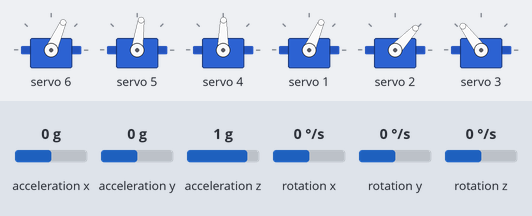
This sketch was run on a simulated Arduino Mega 2560, built with avr-gcc and run on an emulated ATmega2560. On the bench: 6 × servo. Wiring (inferred from the names in the program): MPU-6050 motion sensor at I2C address 0x68. The test bench sets the inputs (shaded band); at power-on: acceleration y 0 g, rotation x 0 °/s, acceleration x 0 g, acceleration z 1 g, rotation y 0 °/s, rotation z 0 °/s. What the sketch prints to the serial monitor is not drawn.

Above: at 12.8 s.
12.9 s: acceleration y set to -1.4 g
At 14.06 s:
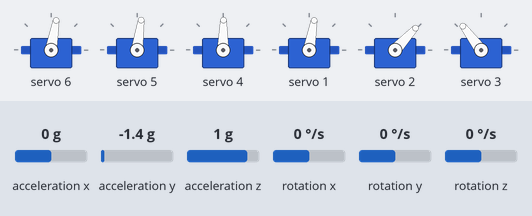
At 15.52 s:
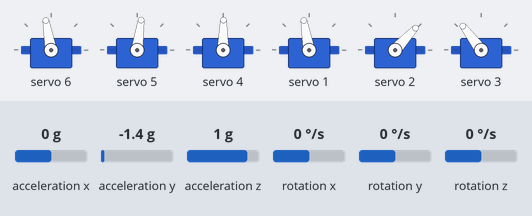
15.9 s: rotation x set to -192 °/s
At 17.9 s:
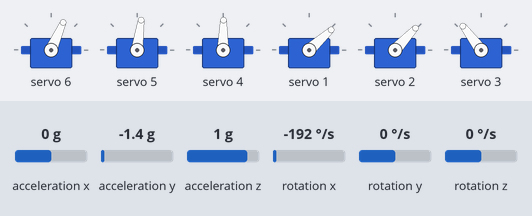
Timing chart, 0 to 19.4 s (numbered marks = the images above; inputs shaded):
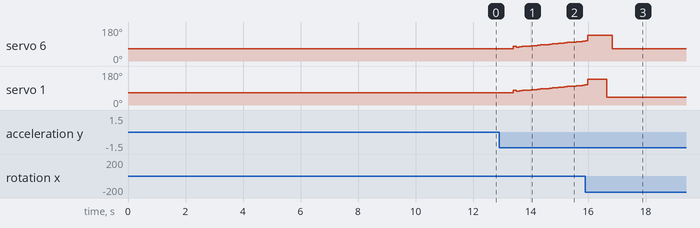

Measured:
- after the input at 12.9 s, servo 6, servo 1: 66° → 77° after 0.50 s, → 74° 0.10 s later, → 75° 0.10 s later, → 77° 0.10 s later, … (25 changes in this stretch)

The sketch:

BotV0.ino
```cpp
#include <Wire.h>
#include "data.h"


#define VBATPIN A9
#define ControllBattery 0

unsigned long CLOCK  = 4000;   //4000us = 250Hz

unsigned long currentTime = 0;

float Battery = 0.0;

Bot bot;

unsigned long temporizadorDreta = 0,temporizadorRecuperasio= 0;

int oneTime = 1;
void setup() {

  Serial.begin(57600);

  Wire.begin();                                                                  //Start I2C as master

  configPID();

  Bot_init(50);

  configPID();

  setup_mpu_6050_registers();                                                 //Setup the registers of the MPU-6050 (500dfs / +/-8g) and start the gyro
  currentTime = micros();                                                      //Reset the loop timer
  temporizadorDreta = millis();
  temporizadorRecuperasio = millis();
}

void loop() {
  if(ControllBattery)
    Battery = MeasureBat();

  CalcGyro(1);

  if(millis() - temporizadorDreta >= 5000){

    InclinarseDreta(oneTime);
    oneTime = 0;
    if(millis() - temporizadorRecuperasio >= 200){
      Move_Servo(bot.left.foot.pin,bot.right.foot.center);
    }
    //-31 en pitch
  }else{
    temporizadorRecuperasio = millis();
    if(PID_compute()){
      initialPositionFoot();
    }
  }

//PID_adjustSetpoint();

  reAdjustTimer();
}

void reAdjustTimer() {

  CLOCK = micros() - currentTime;
  calculateConstantsGyro();

  currentTime = micros();
}


float MeasureBat(){
  float Bat = analogRead(VBATPIN);
  Bat *= 6.6;  // Multiply by 3.3V, our reference voltage and we divided by 2, so multiply back
  Bat /= 1024; // convert to voltage
  return Bat;
}
```

MPU.ino
```cpp
#define PI 3.14159265358979323846264338327950288
#define numberOftimesCalibrated 2000

//Declaring some global variables
int gyro_x, gyro_y, gyro_z;
long acc_x, acc_y, acc_z, acc_total_vector;
int temperature;
long gyro_x_cal, gyro_y_cal, gyro_z_cal;
float angle_pitch, angle_roll;
boolean set_gyro_angles;
float angle_roll_acc, angle_pitch_acc;
float angle_pitch_output, angle_roll_output;

//Constants for the MPU-6050
float calcRaw;
float useRaw;
float ToRadians;


void setup_mpu_6050_registers(){
  Serial.println("Starting MPU-6050");
  //Activate the MPU-6050
  Wire.beginTransmission(0x68);                                                 //Start communicating with the MPU-6050
  Wire.write(0x6B);                                                             //Send the requested starting register
  Wire.write(0x00);                                                             //Set the requested starting register
  Wire.endTransmission();                                                       //End the transmission
  //Configure the accelerometer (+/-8g)
  Wire.beginTransmission(0x68);                                                 //Start communicating with the MPU-6050
  Wire.write(0x1C);                                                             //Send the requested starting register
  Wire.write(0x10);                                                              //Set the requested starting register
  Wire.endTransmission();                                                        //End the transmission
  //Configure the gyro (500dps full scale)
  Wire.beginTransmission(0x68);                                                  //Start communicating with the MPU-6050
  Wire.write(0x1B);                                                              //Send the requested starting register
  Wire.write(0x08);                                                              //Set the requested starting register
  Wire.endTransmission();                                                        //End the transmission

  //Calibrating gyro

  for (int cal_int = 0; cal_int < numberOftimesCalibrated ; cal_int ++){                  //Run this code 2000 times
    read_mpu_6050_data();                                                       //Read the raw acc and gyro data from the MPU-6050
    gyro_x_cal += gyro_x;                                                       //Add the gyro x-axis offset to the gyro_x_cal variable
    gyro_y_cal += gyro_y;                                                       //Add the gyro y-axis offset to the gyro_y_cal variable
    gyro_z_cal += gyro_z;                                                        //Add the gyro z-axis offset to the gyro_z_cal variable
    delay(CLOCK/1000);
  }
  gyro_x_cal /= numberOftimesCalibrated;                                                  //Divide the gyro_x_cal variable by 2000 to get the avarage offset
  gyro_y_cal /= numberOftimesCalibrated;                                                  //Divide the gyro_y_cal variable by 2000 to get the avarage offset
  gyro_z_cal /= numberOftimesCalibrated;                                                  //Divide the gyro_z_cal variable by 2000 to get the avarage offset

  calculateConstantsGyro();
  Serial.println("MPU-6050 Calibrated!");
}


void CalcGyro(int DEBUG_Log){
  read_mpu_6050_data();                                                //Read the raw acc and gyro data from the MPU-6050
  gyro_x -= gyro_x_cal;                                                //Subtract the offset calibration value from the raw gyro_x value
  gyro_y -= gyro_y_cal;                                                //Subtract the offset calibration value from the raw gyro_y value
  gyro_z -= gyro_z_cal;                                                //Subtract the offset calibration value from the raw gyro_z value

  //Gyro angle calculations
  //0.0000611 = 1 / (250Hz * 65.5)

  angle_pitch += (float)gyro_x * calcRaw;                                   //Calculate the traveled pitch angle and add this to the angle_pitch variable
  angle_roll += (float)gyro_y * calcRaw;                                    //Calculate the traveled roll angle and add this to the angle_roll variable

  //0.1066 = 0.0000611 * (3.142(PI) / 180degr)   The Arduino sin function is in radians
  angle_pitch += angle_roll * sin(gyro_z * useRaw);               //If the IMU has yawed transfer the roll angle to the pitch angel
  angle_roll -= angle_pitch * sin(gyro_z * useRaw);               //If the IMU has yawed transfer the pitch angle to the roll angel

  //Accelerometer angle calculations
  acc_total_vector = sqrt((acc_x*acc_x)+(acc_y*acc_y)+(acc_z*acc_z));  //Calculate the total accelerometer vector
  //57.296 = 1 / (3.142 / 180) The Arduino asin function is in radians
  angle_pitch_acc = asin((float)acc_y/acc_total_vector)*  ToRadians;       //Calculate the pitch angle
  angle_roll_acc = asin((float)acc_x/acc_total_vector)* -ToRadians;       //Calculate the roll angle

  //Place the MPU-6050 spirit level and note the values in the following two lines for calibration
  angle_pitch_acc -= 0.0;                                              //Accelerometer calibration value for pitch
  angle_roll_acc -= 0.0;                                               //Accelerometer calibration value for roll

  if(set_gyro_angles){                                                 //If the IMU is already started
    angle_pitch = angle_pitch * 0.9996 + angle_pitch_acc * 0.0004;     //Correct the drift of the gyro pitch angle with the accelerometer pitch angle
    angle_roll = angle_roll * 0.9996 + angle_roll_acc * 0.0004;        //Correct the drift of the gyro roll angle with the accelerometer roll angle
  }
  else{                                                                //At first start
    angle_pitch = angle_pitch_acc;                                     //Set the gyro pitch angle equal to the accelerometer pitch angle
    angle_roll = angle_roll_acc;                                       //Set the gyro roll angle equal to the accelerometer roll angle
    set_gyro_angles = true;                                            //Set the IMU started flag
  }

  //To dampen the pitch and roll angles a complementary filter is used,
  angle_pitch_output = angle_pitch_output * 0.8 + angle_pitch * 0.2;   //Take 90% of the output pitch value and add 10% of the raw pitch value
  angle_roll_output = angle_roll_output * 0.8 + angle_roll * 0.2;      //Take 90% of the output roll value and add 10% of the raw roll value
  if(DEBUG_Log)showValues();
  }

void read_mpu_6050_data(){                                             //Subroutine for reading the raw gyro and accelerometer data
  Wire.beginTransmission(0x68);                                        //Start communicating with the MPU-6050
  Wire.write(0x3B);                                                    //Send the requested starting register
  Wire.endTransmission();                                              //End the transmission
  Wire.requestFrom(0x68,14);                                           //Request 14 bytes from the MPU-6050
  while(Wire.available() < 14);                                        //Wait until all the bytes are received
  acc_x = Wire.read()<<8|Wire.read();                                  //Add the low and high byte to the acc_x variable
  acc_y = Wire.read()<<8|Wire.read();                                  //Add the low and high byte to the acc_y variable
  acc_z = Wire.read()<<8|Wire.read();                                  //Add the low and high byte to the acc_z variable
  temperature = Wire.read()<<8|Wire.read();                            //Add the low and high byte to the temperature variable
  gyro_x = Wire.read()<<8|Wire.read();                                 //Add the low and high byte to the gyro_x variable
  gyro_y = Wire.read()<<8|Wire.read();                                 //Add the low and high byte to the gyro_y variable
  gyro_z = Wire.read()<<8|Wire.read();                                 //Add the low and high byte to the gyro_z variable

  }


  void calculateConstantsGyro(){
    ToRadians = 1.0/(PI/180);
    calcRaw = 1.0 / ((1.0/(CLOCK / 1000000.0)) * 65.5);
    useRaw = calcRaw * (1.0/ToRadians);
  }

void showValues(){
  Serial.print("Pitch: ");Serial.print(angle_pitch_output);Serial.print(" Roll: ");Serial.println(angle_roll_output);
}
```

PID.ino
```cpp
#include <PID_v1.h>

double Setpoint = 0, Input, Output;

double kp = 4,ki = 0.4,kd =0.3;
/*
double SetpointF = 0, InputF, OutputF;

double kpF = 4,kiF = 0.4,kdF =0.3;
*/
long bigData = 0;

PID Lateral(&Input, &Output, &Setpoint,kp,ki,kd, DIRECT);

//PID Frontal(&InputF, &OutputF, &SetpointF,kpF,kiF,kdF, DIRECT);

void configPID(){

  Lateral.SetMode(AUTOMATIC);
  Lateral.SetOutputLimits(-90,90);
  /*
  Frontal.SetMode(AUTOMATIC);
  Frontal.SetOutputLimits(-90,90);
  */

}
int PID_compute(){
  int OnlyOneReturn = 0;
  if(angle_pitch_output > Setpoint + 2 || angle_pitch_output <  Setpoint - 2){
    Input = angle_pitch_output;
    Lateral.Compute();
    PID_Corrections(int(Output));
    OnlyOneReturn = 0;
  }else{
    OnlyOneReturn = 1;
  }
  return OnlyOneReturn;
}

void PID_adjustSetpoint(int data){
  Setpoint = data;
}
```

Servos.ino
```cpp
#include <Adafruit_PWMServoDriver.h>
/*
#define SERVOMIN  167
#define SERVOMAX  599*/
#define SERVOMIN  93
#define SERVOMAX  409
#define SERVOOFF 4096


Adafruit_PWMServoDriver m = Adafruit_PWMServoDriver(); //Obrim wire 0x40


void Bot_init(int freq) {
  m.begin();
  m.setPWMFreq(freq);
  fillVars();
  InitialPosition();
  //ShutDown_Servos();
}

void Move_Servo(int a,int b){
  m.setPWM(a, 0, b);
}

void ShutDown_Servos(){
  for(int i = 1; i <= 6;i++){
    m.setPWM(i, 0, 4096);
  }
}

void Dance(int timer){
  for(int i = 50;i<130;i++){
    Move_Servo(5,map(i,0,180,0,130));
    Move_Servo(0,map(i,0,180,25,140));
    delay(timer);
  }
  for(int i = 130;i>50;i--){
    Move_Servo(5,map(i,0,180,0,130));
    Move_Servo(0,map(i,0,180,25,140));
    delay(timer);
  }
}
void fillVars(){
  bot.left.foot.center = 250;
  bot.left.foot.center = 250;
  bot.left.foot.absMin = 100;
  bot.left.foot.absMax = 400;
  bot.left.foot.pin = 6;
  bot.left.foot.posY = 0;
  bot.left.foot.posX = 0;

  bot.left.knee.center = 285;
  bot.left.knee.absMin = 115;
  bot.left.knee.absMax = 400;
  bot.left.knee.pin = 5;
  bot.left.knee.posY = 1;
  bot.left.knee.posX = 0;

  bot.left.hip.center = 300;
  bot.left.hip.absMin = 230;
  bot.left.hip.absMax = 480;
  bot.left.hip.pin = 4;
  bot.left.hip.posY = 2;
  bot.left.hip.posX = 0;


  bot.right.foot.center = 250;
  bot.right.foot.absMin = 100;
  bot.right.foot.absMax = 400;
  bot.right.foot.pin = 1;
  bot.right.foot.posY = 0;
  bot.right.foot.posX = 0;

  bot.right.knee.center = 210;
  bot.right.knee.absMin = 90;
  bot.right.knee.absMax = 400;
  bot.right.knee.pin = 2;
  bot.right.knee.posY = 1;
  bot.right.knee.posX = 0;

  bot.right.hip.center = 380;
  bot.right.hip.absMin = 210;
  bot.right.hip.absMax = 460;
  bot.right.hip.pin = 3;
  bot.right.hip.posY = 2;
  bot.right.hip.posX = 0;


  bot.left.foot.actualPos = 250;
  bot.right.foot.actualPos = 250;
  bot.left.knee.actualPos = 250;
  bot.right.knee.actualPos = 250;
  bot.left.hip.actualPos = 250;
  bot.right.hip.actualPos = 250;

}


void InitialPosition(){
  Move_Servo(bot.left.foot.pin,bot.left.foot.center);
  Move_Servo(bot.left.knee.pin,bot.left.knee.center);
  Move_Servo(bot.left.hip.pin,bot.left.hip.center);
  Move_Servo(bot.right.foot.pin,bot.right.foot.center);
  Move_Servo(bot.right.knee.pin,bot.right.knee.center);
  Move_Servo(bot.right.hip.pin,bot.right.hip.center);
}
void initialPositionFoot(){
  Move_Servo(bot.left.foot.pin,bot.left.foot.center);
  Move_Servo(bot.right.foot.pin,bot.right.foot.center);
}
void PID_Corrections(int output){
  Move_Servo(bot.right.foot.pin,map(output,-90,90,100,400));
  Move_Servo(bot.left.foot.pin,map(output,-90,90,100,400));
}


void InclinarseDreta(int oneTime){
  if(oneTime){
    Move_Servo(bot.left.foot.pin,bot.right.foot.absMax);
    Move_Servo(bot.right.foot.pin,bot.right.foot.center-50);
  }
}
void InclinarseEsquerra(){

  Move_Servo(bot.left.foot.pin,bot.right.foot.absMax);
  Move_Servo(bot.right.foot.pin,bot.right.foot.center-50);
}
```

data.h
```cpp
typedef struct{
  int absMax;
  int absMin;
  int center;
  int posX;
  int posY;
  int pin;
  int actualPos;
}Servo;

typedef struct{
  Servo foot;
  Servo knee;
  Servo hip;
}Left;
typedef struct{
  Servo foot;
  Servo knee;
  Servo hip;
}Right;

typedef struct{
  Left left;
  Right right;
}Bot;
```
